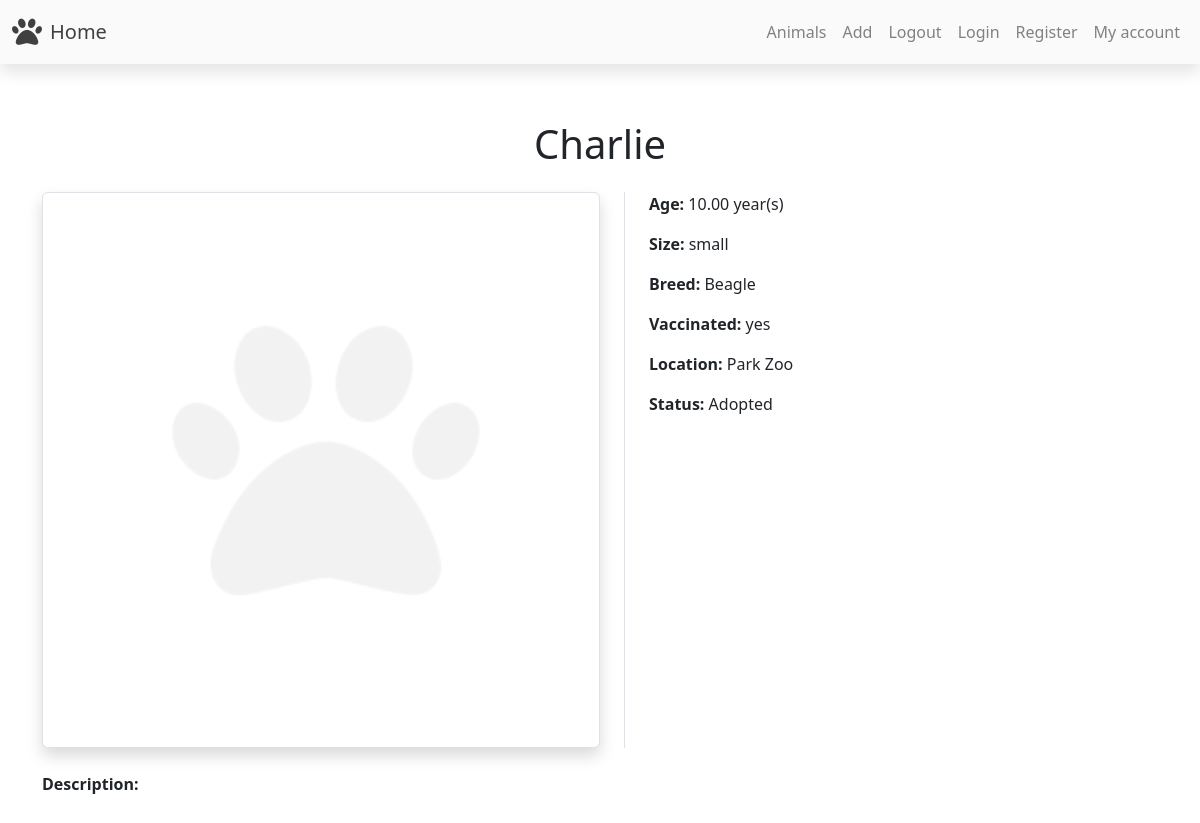
/animals/details.php?id=2, run on an earlier commit of the app's database.
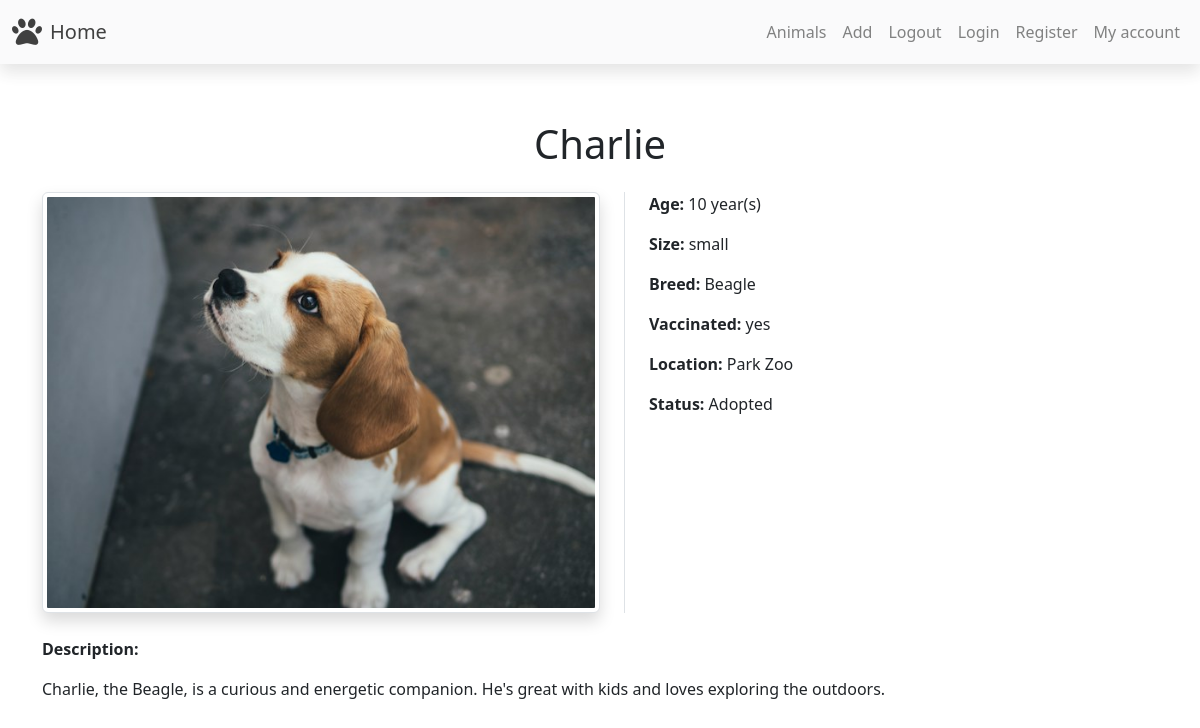
And on a later commit of the database.
### tables this page shows
CREATE TABLE `animals` (
  `id` int(11) NOT NULL,
  `name` varchar(255) NOT NULL,
  `age` int(11) NOT NULL,
  `size` varchar(255) NOT NULL,
  `breed` varchar(255) NOT NULL,
  `vaccinated` varchar(255) NOT NULL,
  `location` varchar(255) NOT NULL,
  `status` varchar(255) NOT NULL,
  `picture` varchar(255) DEFAULT NULL,
  `description` varchar(255) DEFAULT NULL
);

### animals/details.php (the view, shortened to what this page needs)
<?php
require_once "../components/db_connect.php";
require_once "../components/navbar.php";
if (isset($_GET['id']) && !empty($_GET['id'])) {
  $sql = "SELECT * FROM `animals` WHERE `id`= $_GET[id]";
  $result = mysqli_query($conn, $sql);
  if (mysqli_num_rows($result) > 0) {
    $row = mysqli_fetch_assoc($result);
  }
}
?>
<!DOCTYPE html>
<html lang="en">
<head>
  <link href="https://cdn.jsdelivr.net/npm/bootstrap@5.3.2/dist/css/bootstrap.min.css" rel="stylesheet">
  <link rel="stylesheet" href="../style/style.css">
</head>
<body>
  <?= $navbar ?>
  <div class="container my-5 pt-5">
    <h1 class="text-center my-4"><?= $row['name'] ?></h1>
    <div class="d-flex mb-4">
      <img class="w-50 rounded img-thumbnail shadow object-fit-cover me-4" src="../pictures/<?= $row['picture'] ?>" alt="">
      <div class="border-start ps-4">
        <p><strong>Age: </strong><?= $row['age'] ?> year(s)</p>
        <p><strong>Size: </strong><?= $row['size'] ?></p>
        <p><strong>Breed: </strong> <?= $row['breed'] ?></p>
        <p><strong>Vaccinated: </strong><?= $row['vaccinated'] ?></p>
        <p><strong>Location: </strong><?= $row['location'] ?></p>
        <p><strong>Status: </strong><?= $row['status'] ?></p>
      </div>
    </div>
    <p><strong>Description:</strong></p>
    <p><?= $row['description'] ?></p>
  </div>
</body>
</html>

What changed in the data, as far as the page shows it:
changed animals "Charlie": picture: a different picture; age "10.00" → "10"; description (not shown) → "Charlie, the Beagle, is a curious and energetic companion. He's great with kids and loves exploring the outdoors."
